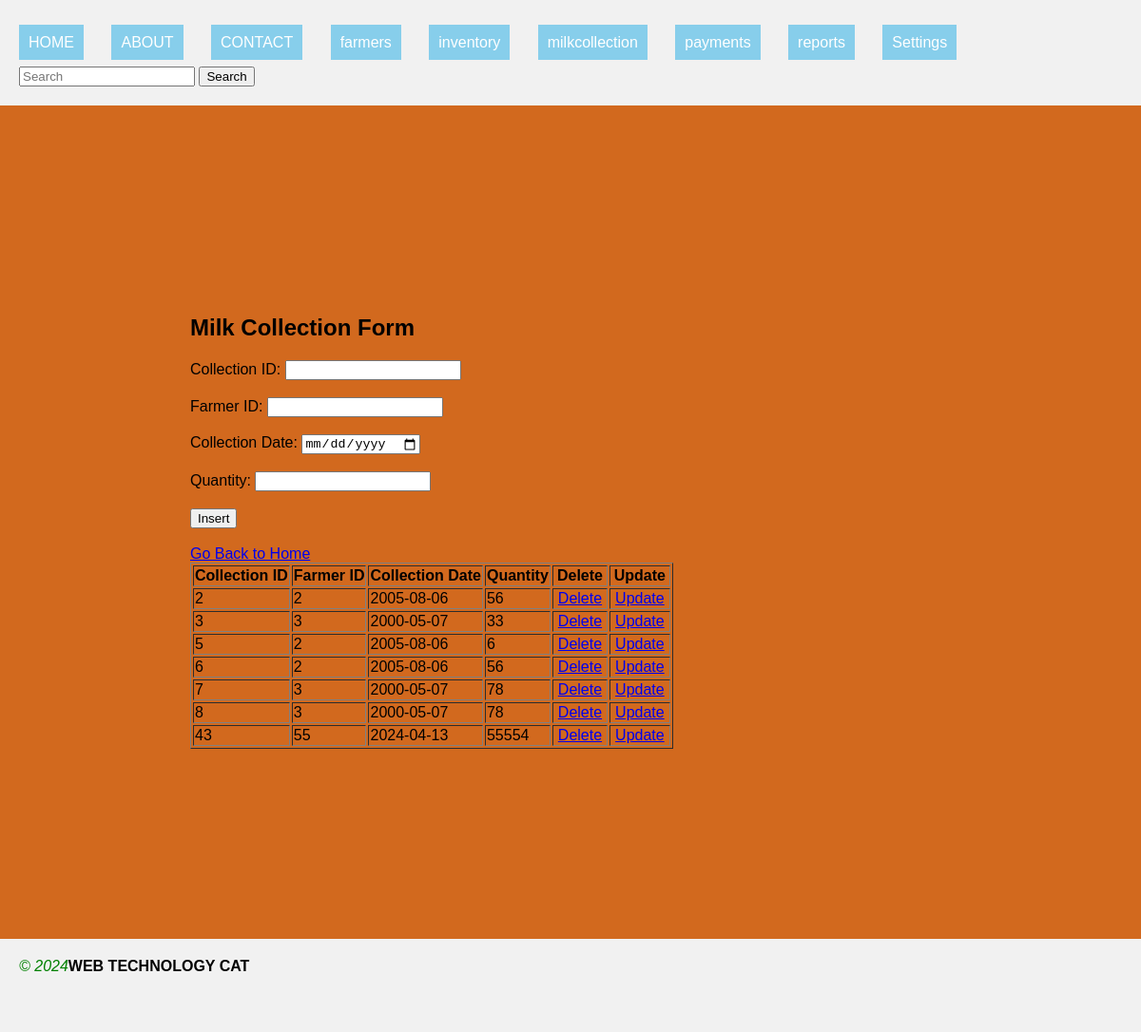
The page /milkcollection.php on the database its author committed.
### tables this page shows
CREATE TABLE `milkcollection` (
  `collection_id` int(11) NOT NULL,
  `farmer_id` int(11) DEFAULT NULL,
  `collection_date` date DEFAULT NULL,
  `quantity` int(11) DEFAULT NULL
);

### milkcollection.php (the view, shortened to what this page needs)
<!DOCTYPE html>
<html lang="en">
<head>
  <link rel="stylesheet" type="text/css" href="style.css" title="style 1" media="screen, tv, projection, handheld, print"/>
</head>
<header>
<body bgcolor="chocolate">
  <ul style="list-style-type: none; padding: 0;">
    <li style="display: inline; margin-right: 10px;"><a href="./home.html" style="padding: 10px; color: white; background-color: skyblue; text-decoration: none; margin-right: 15px;">HOME</a></li>
    <li style="display: inline; margin-right: 10px;"><a href="./about.html" style="padding: 10px; color: white; background-color: skyblue; text-decoration: none; margin-right: 15px;">ABOUT</a></li>
    <li style="display: inline; margin-right: 10px;"><a href="./contact.html" style="padding: 10px; color: white; background-color: skyblue; text-decoration: none; margin-right: 15px;">CONTACT</a></li>
    <li style="display: inline; margin-right: 10px;"><a href="./farmers.php" style="padding: 10px; color: white; background-color: skyblue; text-decoration: none; margin-right: 15px;">farmers</a></li>
    <li style="display: inline; margin-right: 10px;"><a href="./inventory.php" style="padding: 10px; color: white; background-color: skyblue; text-decoration: none; margin-right: 15px;">inventory</a></li>
    <li style="display: inline; margin-right: 10px;"><a href="./milkcollection.php" style="padding: 10px; color: white; background-color: skyblue; text-decoration: none; margin-right: 15px;">milkcollection</a></li>
    <li style="display: inline; margin-right: 10px;"><a href="./payments.php" style="padding: 10px; color: white; background-color: skyblue; text-decoration: none; margin-right: 15px;">payments</a></li>
    <li style="display: inline; margin-right: 10px;"><a href="./reports.php" style="padding: 10px; color: white; background-color: skyblue; text-decoration: none; margin-right: 15px;">reports</a></li>
    <li class="dropdown" style="display: inline; margin-right: 10px;">
      <a href="#" style="padding: 10px; color: white; background-color: skyblue; text-decoration: none; margin-right: 15px;">Settings</a>
    </li>
  </ul>
  <form class="d-flex" role="search" action="search.php">
    <input class="form-control me-2" type="search" placeholder="Search" aria-label="Search" name="query">
    <button class="btn btn-outline-success" type="submit">Search</button>
  </form>
</header>
<section>
    <h1>Milk Collection Form</h1>
    <form method="post">
        <label for="collection_id">Collection ID:</label>
        <input type="number" id="collection_id" name="collection_id"><br><br>
        <label for="famid">Farmer ID:</label>
        <input type="number" id="famid" name="famid" required><br><br>
        <label for="collectdate">Collection Date:</label>
        <input type="date" id="collectdate" name="collectdate" required><br><br>
        <label for="qty">Quantity:</label>
        <input type="number" id="qty" name="qty" required><br><br>
        <input type="submit" name="insert" value="Insert"><br><br>
        <a href="./home.html">Go Back to Home</a>
    </form>
    <?php
   include 'db_connection.php';
    ?>
    <table>
        <table border="1">
        <tr>
            <th>Collection ID</th>
            <th>Farmer ID</th>
            <th>Collection Date</th>
            <th>Quantity</th>
            <th>Delete</th>
            <th>Update</th>
        </tr>
        <?php
        $sql = "SELECT * FROM milkcollection";
        $result = $connection->query($sql);
        if ($result->num_rows > 0) {
            while ($row = $result->fetch_assoc()) {
                $collection_id = $row["collection_id"];
                echo "<tr>
                    <td>" . $row["collection_id"] . "</td>
                    <td>" . $row["farmer_id"] . "</td>
                    <td>" . $row["collection_date"] . "</td>
                    <td>" . $row["quantity"] . "</td>
                    <td><a style='padding:4px' href='delete_milkcollection.php?collection_id=$collection_id'>Delete</a></td>
                    <td><a style='padding:4px' href='update_milkcollection.php?collection_id=$collection_id'>Update</a></td>
                  </tr>";
            }
        } else {
            echo "<tr><td colspan='6'>No data found</td></tr>";
        }
        ?>
    </table>
</section>
  <footer>
       <marquee><i style="color: green;">&copy; 2024</i><b>WEB TECHNOLOGY CAT</b></marquee>
  <footer>
</body>
</html>

### style.css (style rules this page uses)
body { font-family: Arial, sans-serif; margin: 0; padding: 0; }
header { background-color: #f1f1f1; padding: 20px; }
section { padding: 200px; }
footer { background-color: #f1f1f1; padding: 20px; }
.dropdown { position: relative; display: inline; margin-right: 10px; }

### milkcollection.php (style rules this page uses)
.dropdown { position: relative; display: inline; margin-right: 10px; }

### rows shown on the page
milkcollection: collection_id "2", farmer "2", collection_date "2005-08-06", quantity "56"
milkcollection: collection_id "3", farmer "3", collection_date "2000-05-07", quantity "33"
milkcollection: collection_id "5", farmer "2", collection_date "2005-08-06", quantity "6"
milkcollection: collection_id "6", farmer "2", collection_date "2005-08-06", quantity "56"
milkcollection: collection_id "7", farmer "3", collection_date "2000-05-07", quantity "78"
milkcollection: collection_id "8", farmer "3", collection_date "2000-05-07", quantity "78"
milkcollection: collection_id "43", farmer "55", collection_date "2024-04-13", quantity "55554"
